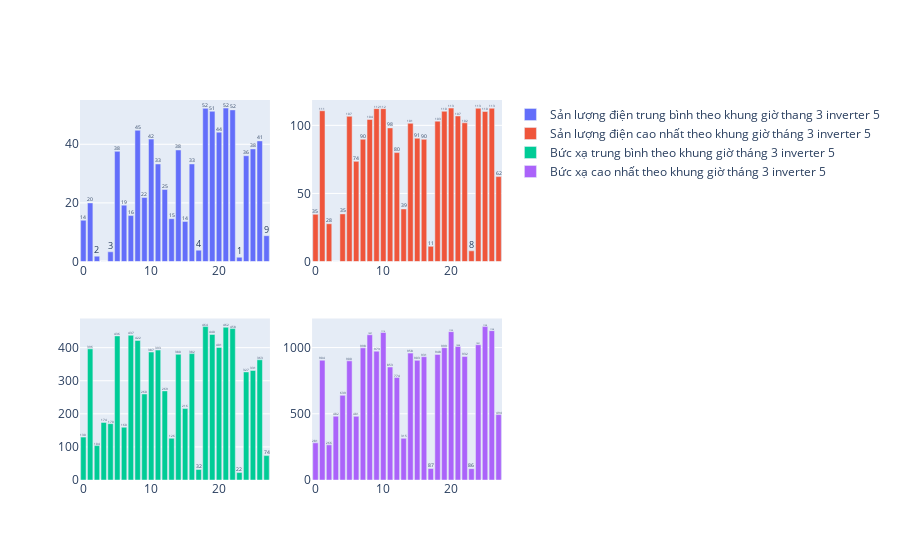

Notebook source saved alongside this figure:
### Markdown cell above
Tháng 3 inverter 5

### Code cell
df1_1=df1.groupby(['day','month'])['Total input power(kW)'].mean()
df1_1=df1_1.reset_index()
df1_2=df1.groupby(['day','month'])['Total input power(kW)'].max()
df1_2=df1_2.reset_index()
df1_3= df1.groupby(['day','month'])['Irradiance(W/㎡)'].mean()
df1_3=df1_3.reset_index()
df1_4= df1.groupby(['day','month'])['Irradiance(W/㎡)'].max()
df1_4=df1_4.reset_index()
#Tháng 3 inverter 5 
fig = go.Figure()
from plotly.subplots import make_subplots
fig = make_subplots(rows=2, cols=2)
fig.add_trace(go.Bar(
    x=df1_1.index,
    y=df1_1[df1_1['month']==3]['Total input power(kW)'],
    text=round(df1_1[df1_1['month']==3]['Total input power(kW)']),  # Set the text to the values of y
    textposition='auto',
    name="Sản lượng điện trung bình theo khung giờ thang 3 inverter 5 ",), row=1, col=1)
fig.add_trace(go.Bar(
    x=df1_2.index,
    y=df1_2[df1_2['month']==3]['Total input power(kW)'],
    name="Sản lượng điện cao nhất theo khung giờ tháng 3 inverter 5",
    text=round(df1_2[df1_2['month']==3]['Total input power(kW)']),  # Set the text to the values of y
    textposition='auto',) ,row=1, col=2)
fig.add_trace(go.Bar(
    x=df1_3.index,
    y=df1_3[df1_3['month']==3]['Irradiance(W/㎡)'],
    name="Bức xạ trung bình theo khung giờ tháng 3 inverter 5",
    text=round(df1_3[df1_3['month']==3]['Irradiance(W/㎡)']),  # Set the text to the values of y
    textposition='auto',) ,row=2, col=1)
fig.add_trace(go.Bar(
    x=df1_4.index,
    y=df1_4[df1_4['month']==3]['Irradiance(W/㎡)'],
    name="Bức xạ cao nhất theo khung giờ tháng 3 inverter 5",
    text=round(df1_4[df1_4['month']==3]['Irradiance(W/㎡)']),  # Set the text to the values of y
    textposition='auto',) ,row=2, col=2)
fig . update_traces (
    showlegend = True 
    )
fig.update_xaxes(
    rangeslider_visible=False,
)
fig.show()

### Figure 1 — Plotly figure (JSON) as saved in the notebook; plotly's stock layout.template omitted (floating-point values rounded to 4 significant figures; data arrays with more than 128 entries replaced by an {"elided": "..."} marker saying what was removed)
{"data": [{"name": "Sản lượng điện trung bình theo khung giờ thang 3 inverter 5 ", "showlegend": true, "text": [14, 20, 2, 0, 3, 38, 19, 16, 45, 22, 42, 33, 25, 15, 38, 14, 33, 4, 52, 51, 44, 52, 52, 1, 36, 38, 41, 9], "textposition": "auto", "type": "bar", "x": {"elided": "175 int values"}, "xaxis": "x", "y": [14.07, 19.99, 1.826, 0, 3.315, 37.59, 19.23, 15.67, 44.79, 21.84, 41.76, 33.28, 24.56, 14.61, 38.06, 13.67, 33.3, 3.864, 52.25, 51.26, 44.14, 52.35, 51.73, 1.446, 36.09, 38.42, 41.16, 8.808], "yaxis": "y"}, {"name": "Sản lượng điện cao nhất theo khung giờ tháng 3 inverter 5", "showlegend": true, "text": [35, 111, 28, 0, 35, 107, 74, 90, 104, 112, 112, 98, 80, 39, 101, 91, 90, 11, 103, 110, 113, 107, 102, 8, 113, 110, 113, 62], "textposition": "auto", "type": "bar", "x": {"elided": "175 int values"}, "xaxis": "x2", "y": [34.67, 110.7, 27.75, 0, 34.97, 106.6, 73.55, 89.78, 104.3, 112.3, 112.2, 98.11, 80.0, 38.6, 101.5, 90.54, 89.73, 11.13, 103.1, 110.3, 112.7, 106.9, 101.9, 7.832, 112.6, 110.2, 112.6, 62.38], "yaxis": "y2"}, {"name": "Bức xạ trung bình theo khung giờ tháng 3 inverter 5", "showlegend": true, "text": [130, 396, 104, 174, 170, 436, 160, 437, 422, 260, 387, 393, 269, 126, 380, 216, 382, 32, 464, 440, 401, 462, 458, 22, 327, 331, 363, 74], "textposition": "auto", "type": "bar", "x": {"elided": "175 int values"}, "xaxis": "x3", "y": [129.6, 396.4, 104.0, 174.1, 170.3, 435.5, 159.6, 437.4, 421.7, 259.9, 386.7, 392.7, 269.4, 126.2, 379.9, 216.4, 382.0, 31.93, 463.7, 439.8, 400.8, 461.7, 457.6, 22.47, 326.6, 331.1, 363.3, 73.69], "yaxis": "y3"}, {"name": "Bức xạ cao nhất theo khung giờ tháng 3 inverter 5", "showlegend": true, "text": [281, 904, 266, 482, 639, 900, 481, 998, 1097, 973, 1114, 853, 774, 315, 958, 903, 931, 87, 948, 999, 1120, 1008, 932, 86, 1021, 1158, 1128, 494], "textposition": "auto", "type": "bar", "x": {"elided": "175 int values"}, "xaxis": "x4", "y": [280.6, 904.5, 265.5, 481.7, 639.4, 899.5, 480.9, 997.6, 1097.0, 972.9, 1114.0, 853.1, 773.5, 314.9, 958, 903.4, 931, 87, 948.3, 998.9, 1120.0, 1008.0, 932.2, 85.8, 1021.0, 1158.0, 1128.0, 493.9], "yaxis": "y4"}], "layout": {"xaxis": {"anchor": "y", "domain": [0, 0.45], "rangeslider": {"visible": false}}, "xaxis2": {"anchor": "y2", "domain": [0.55, 1], "rangeslider": {"visible": false}}, "xaxis3": {"anchor": "y3", "domain": [0, 0.45], "rangeslider": {"visible": false}}, "xaxis4": {"anchor": "y4", "domain": [0.55, 1], "rangeslider": {"visible": false}}, "yaxis": {"anchor": "x", "domain": [0.575, 1]}, "yaxis2": {"anchor": "x2", "domain": [0.575, 1]}, "yaxis3": {"anchor": "x3", "domain": [0, 0.425]}, "yaxis4": {"anchor": "x4", "domain": [0, 0.425]}}}
